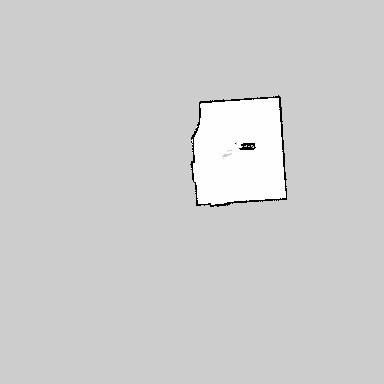
#> input picture images/gm.jpg, 384 x 384 px
$ python imRegister.py
#> lines starting #> are read from the running program, lines starting #| are printed output that depends on the picture
#!/usr/bin/env python3
# -*- coding: utf-8 -*-
"""
Created on Wed Jun  10 17:06:20 2020

@author: Riadh dhaoui
"""
# USAGE
# python imRegister.py --first images/original_01.png --second images/modified_01.png

import cv2
import argparse
import numpy as np

# construct the argument parse and parse the arguments
an = argparse.ArgumentParser()
#an.add_argument("-f", "--first", required=True,
               # help="first input image")
#an.add_argument("-s", "--second", required=True,
                #help="second")
#args = vars(an.parse_args())


# load the two input images
#img1_color = cv2.imread(args["first"])
#img2_color = cv2.imread(args["second"])

# Open the image files.
img1_color = cv2.imread('images/gm.jpg')  # Image to be aligned.
#> img1_color is the input picture: shape (384, 384, 3); min 0, max 255, mean 206.8
img2_color = cv2.imread("images/gt.jpg")  # Reference image.
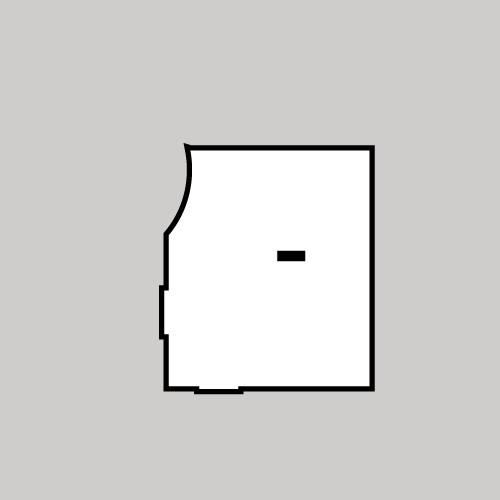
#> input picture images/gt.jpg, 500 x 500 px
#> img2_color is the input picture: shape (500, 500, 3); mean B, G, R 208.5, 210.1, 210.9
# img2_color = cv2.imread("map5 - targetMAP.jpg") # Reference image.

# Convert to grayscale.
img1 = cv2.cvtColor(img1_color, cv2.COLOR_BGR2GRAY)
img2 = cv2.cvtColor(img2_color, cv2.COLOR_BGR2GRAY)
height, width = img2.shape
#> height = 500; width = 500

# Create ORB detector with 5000 features.
orb_detector = cv2.ORB_create(5000)

# Find keypoints and descriptors.
# The first arg is the image, second arg is the mask
# (which is not reqiured in this case).
kp1, d1 = orb_detector.detectAndCompute(img1, None)
#> kp1 = 345 keypoints; strongest (x, y, size): (277, 99, 31), (199, 202, 31), (241, 146, 31), (251, 146, 31)
kp2, d2 = orb_detector.detectAndCompute(img2, None)
#> kp2 = 226 keypoints; strongest (x, y, size): (301, 255, 64.3), (278, 255, 64.3), (279, 256, 77.1), (366, 152, 77.1)

# Match features between the two images.
# We create a Brute Force matcher with
# Hamming distance as measurement mode.
matcher = cv2.BFMatcher(cv2.NORM_HAMMING, crossCheck=True)

# Match the two sets of descriptors.
matches = matcher.match(d1, d2)
#> matches = 40 matches
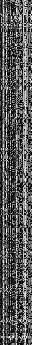
#> d1: shape (345, 32); min 0, max 253, mean 87.6

# Sort matches on the basis of their Hamming distance.
#matches.sort(key=lambda x: x.distance)

# Take the top 90 % matches forward.
matches = matches[:int(len(matches) * 90)]
no_of_matches = len(matches)
#> no_of_matches = 40

# Define empty matrices of shape no_of_matches * 2.
p1 = np.zeros((no_of_matches, 2))
p2 = np.zeros((no_of_matches, 2))

for i in range(len(matches)):
    p1[i, :] = kp1[matches[i].queryIdx].pt
    p2[i, :] = kp2[matches[i].trainIdx].pt
#> this loop made 40 passes
#> after the loop, p1 = 40 pairs, first value 190 to 286, second value 96.77 to 205; p2 = 40 pairs, first value 158.3 to 370.8, second value 151.2 to 393.1

# Find the homography matrix.
# homography, mask = cv2.findHomography(p1, p2, cv2.RANSAC)
h, rigid_mask = cv2.estimateAffinePartial2D(p1, p2)
#> h = [[2.37, -0.092, -276.2], [0.092, 2.37, -108.6]]; rigid_mask = 40 values, max 1 at index 6, min 0 at index 0, mean 0.1

# Use this matrix to transform the
# colored image wrt the reference image.
# transformed_img = cv2.warpPerspective(img1_color, homography, (width, height))
transformed_img = cv2.warpAffine(img1_color, h, (width, height))
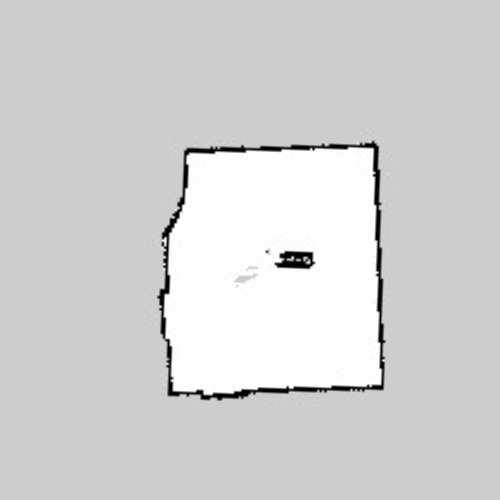
#> transformed_img: shape (500, 500, 3); min 0, max 255, mean 210.9

# Save the output.
cv2.imwrite('output.png', transformed_img)
cv2.imshow('output.png', transformed_img)
print(no_of_matches)
#| 40
cv2.waitKey(0)
